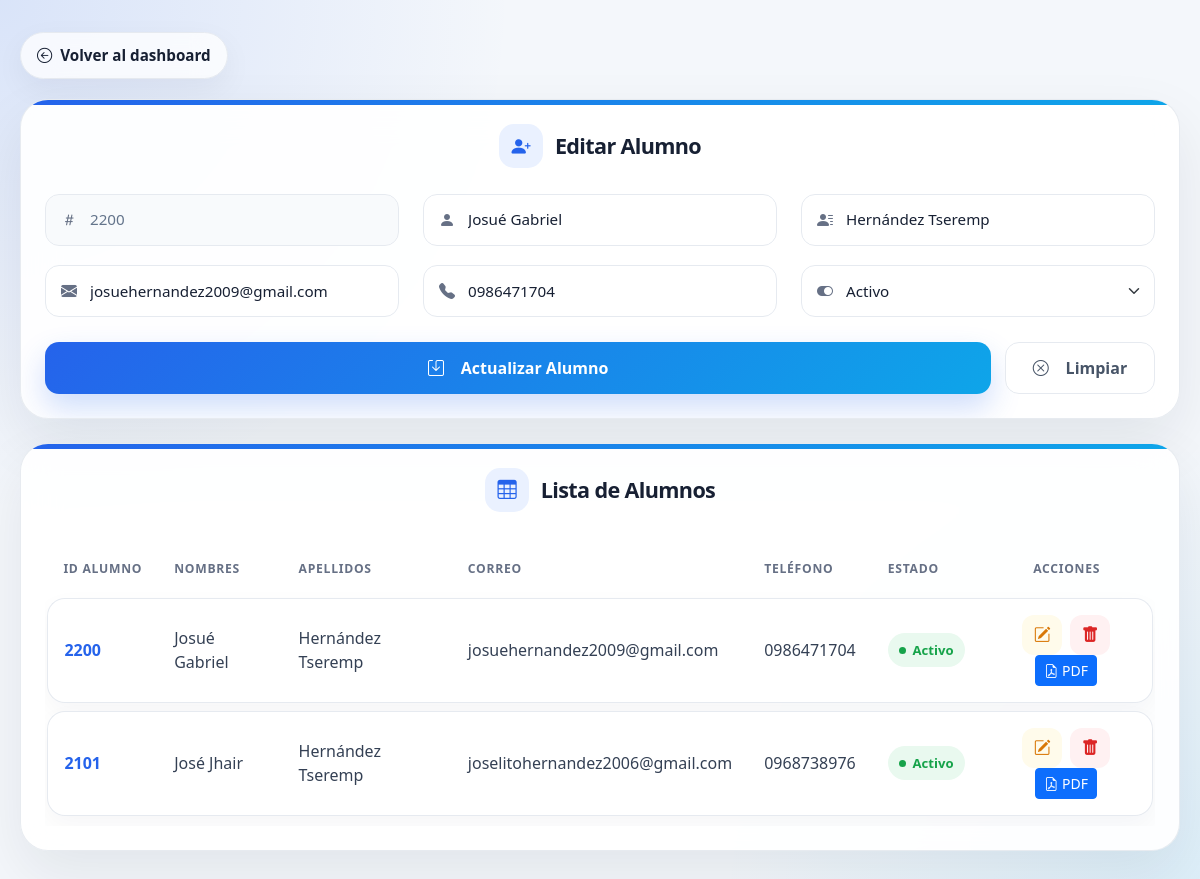
The app's page /view/alumnos/formulario.php?id=2200 (signed in) with its own data.
### tables this page shows
CREATE TABLE `alumnos` (
  `id_alumno` int(11) NOT NULL,
  `nombres` varchar(60) NOT NULL,
  `apellidos` varchar(60) NOT NULL,
  `correo` varchar(60) NOT NULL,
  `telefono` varchar(20) DEFAULT NULL,
  `estado` varchar(20) DEFAULT NULL,
  `creado_en` timestamp NOT NULL DEFAULT current_timestamp()
);

### config/database.php (called while the page is built)
<?php
class Database{
    public static function connect(){
        return new PDO("mysql:host=localhost;dbname=ecolastico", "root","");
    }
}
?>

### model/Alumno.php (called while the page is built, shortened)
<?php
require_once __DIR__.'/../config/database.php';
class Alumno {
private $db;
public function __construct()
    {
        $this->db = Database::connect();
    }
    public function obtenerTodo()
    {
        $sql = "SELECT * FROM alumnos ORDER BY id_alumno DESC";
        $stmt = $this->db->prepare($sql);
        $stmt->execute();
        return $stmt->fetchAll(PDO::FETCH_ASSOC);
    }
    public function obtenerPorId($id){
        $sql = "SELECT * FROM alumnos WHERE id_alumno = ?";
        $stmt = $this->db->prepare($sql);
        $stmt->execute([$id]);
        return $stmt->fetch(PDO::FETCH_ASSOC);
    }
}
?>

### view/alumnos/formulario.php (the view, shortened to what this page needs)
<?php
require_once '../../model/Alumno.php';
$alumno = new Alumno();
$data = [
    'id_alumno' => '',
    'nombres' => '',
    'apellidos' => '',
    'correo' => '',
    'telefono' => '',
    'estado' => ''
];
if (isset($_GET['id'])) {
    $data = $alumno->obtenerPorId($_GET['id']) ?? $data;
}
$alumnos = $alumno->obtenerTodo();
?>
<!DOCTYPE html>
<html lang="es">
<head>
  <link href="https://cdn.jsdelivr.net/npm/bootstrap@5.3.3/dist/css/bootstrap.min.css" rel="stylesheet">
  <link href="https://cdn.jsdelivr.net/npm/bootstrap-icons@1.10.5/font/bootstrap-icons.css" rel="stylesheet">
</head>
<body>
<div class="main-container">
  <a href="../dashboard/dashboard.php" class="back-link">
    <i class="bi bi-arrow-left-circle"></i> Volver al dashboard
  </a>
  <div class="card-custom">
    <h4 class="title">
      <i class="bi bi-person-plus-fill"></i>
      <?= isset($_GET['id']) ? 'Editar Alumno' : 'Registro de Alumno' ?>
    </h4>
    <form action="../../controller/AlumnoController.php" method="POST">
      <div class="row">
        <div class="col-md-4">
          <div class="form-group">
            <i class="bi bi-hash"></i>
            <input
              type="number"
              class="form-control"
              id="id_alumno"
              name="id_alumno"
              placeholder="Código del alumno"
              value="<?= htmlspecialchars($data['id_alumno'] ?? '') ?>"
              <?= isset($_GET['id']) ? 'readonly' : '' ?>
              >
          </div>
        </div>
        <div class="col-md-4">
          <div class="form-group">
            <i class="bi bi-person-fill"></i>
            <input
              type="text"
              class="form-control"
              id="nombres"
              name="nombres"
              placeholder="Nombres"
              value="<?= htmlspecialchars($data['nombres']) ?>"
              required>
          </div>
        </div>
        <div class="col-md-4">
          <div class="form-group">
            <i class="bi bi-person-lines-fill"></i>
            <input
              type="text"
              class="form-control"
              id="apellidos"
              name="apellidos"
              placeholder="Apellidos"
              value="<?= htmlspecialchars($data['apellidos']) ?>"
              required>
          </div>
        </div>
        <div class="col-md-4">
          <div class="form-group">
            <i class="bi bi-envelope-fill"></i>
            <input
              type="email"
              class="form-control"
              id="correo"
              name="correo"
              placeholder="Correo electrónico"
              value="<?= htmlspecialchars($data['correo']) ?>">
          </div>
        </div>
        <div class="col-md-4">
          <div class="form-group">
            <i class="bi bi-telephone-fill"></i>
            <input
              type="text"
              class="form-control"
              id="telefono"
              name="telefono"
              placeholder="Teléfono"
              value="<?= htmlspecialchars($data['telefono']) ?>">
          </div>
        </div>
        <div class="col-md-4">
          <div class="form-group">
            <i class="bi bi-toggle-on"></i>
            <select
              class="form-select"
              id="estado"
              name="estado"
              required>
              <option value="ACTIVO" <?= $data['estado'] == 'ACTIVO' ? 'selected' : '' ?>>Activo</option>
            </select>
          </div>
        </div>
      </div>
      <div class="d-flex gap-2 mt-2">
        <button type="submit" class="btn-save">
          <i class="bi bi-save me-2"></i>
          <?= isset($_GET['id']) ? 'Actualizar Alumno' : 'Guardar Alumno' ?>
        </button>
        <a href="formulario.php" class="btn btn-outline-secondary btn-clear">
          <i class="bi bi-x-circle me-2"></i>
          Limpiar
        </a>
      </div>
    </form>
  </div>
  <div class="card-custom">
    <h4 class="title">
      <i class="bi bi-table"></i>
      Lista de Alumnos
    </h4>
    <div class="table-responsive">
      <table class="table table-hover align-middle">
        <thead>
          <tr>
            <th>ID Alumno</th>
            <th>Nombres</th>
            <th>Apellidos</th>
            <th>Correo</th>
            <th>Teléfono</th>
            <th>Estado</th>
            <th class="text-center">Acciones</th>
          </tr>
        </thead>
        <tbody>
          <?php foreach ($alumnos as $a): ?>
            <tr>
              <td><?= htmlspecialchars($a['id_alumno']) ?></td>
              <td><?= htmlspecialchars($a['nombres']) ?></td>
              <td><?= htmlspecialchars($a['apellidos']) ?></td>
              <td><?= htmlspecialchars($a['correo']) ?></td>
              <td><?= htmlspecialchars($a['telefono']) ?></td>
              <td>
                <?php if ($a['estado'] == 'ACTIVO'): ?>
                  <span class="badge-activo">Activo</span>
                <?php else: ?>
                  <span class="badge-inactivo">Inactivo</span>
                <?php endif; ?>
              </td>
              <td class="text-center">
                <a
                  href="formulario.php?id=<?= $a['id_alumno'] ?>"
                  class="action-btn edit-btn"
                  title="Editar">
                  <i class="bi bi-pencil-square"></i>
                </a>
                <a
                  href="../../controller/AlumnoController.php?eliminar=<?= $a['id_alumno'] ?>"
                  class="action-btn delete-btn"
                  title="Eliminar"
                  onclick="return confirm('¿Está seguro de eliminar este alumno?');">
                  <i class="bi bi-trash-fill"></i>
                </a>
                <a href='../../controller/ReporteAlumnoController.php?accion=reporte&id=<?= $a['id_alumno'] ?>' target='_blank' class='btn btn-sm btn-primary'>
                                 <i class="bi bi-file-earmark-pdf"></i> PDF
                                    </a>
              </td>
            </tr>
          <?php endforeach; ?>
        </tbody>
      </table>
    </div>
  </div>
</div>
</body>
</html>

### records on screen
alumnos: id_alumno "2200", nombres "Josué Gabriel", apellidos "Hernández Tseremp", correo "josuehernandez2009@gmail.com", telefono "0986471704", estado "Activo"
alumnos: id_alumno "2101", nombres "José Jhair", apellidos "Hernández Tseremp", correo "joselitohernandez2006@gmail.com", telefono "0968738976", estado "Activo"
